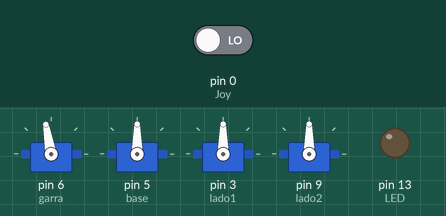
Simulated run of this sketch. Board: Arduino Uno, built with avr-gcc and run on an emulated ATmega328P. Parts: 4 × servo, output pins drawn as LEDs (lit = HIGH). The test bench sets the inputs (shaded band); at power-on: pin 0 (Joy) LOW.

Above: at 1.2 s.
1.3 s: pin 0 (Joy) driven HIGH
At 1.7 s:
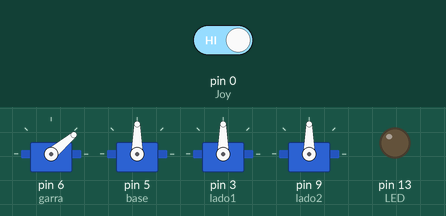
2.8 s: pin 0 (Joy) driven LOW
At 4.0 s:
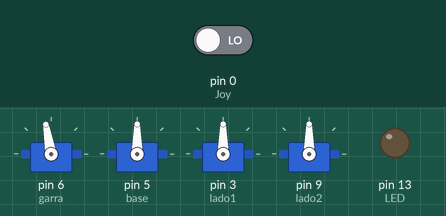
Timing chart, 0 to 5.8 s (numbered marks = the images above; inputs shaded):
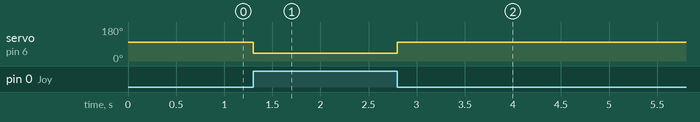

Measured:
- after the input at 1.3 s, servo on pin 6 (garra): 100° → 40° at once
- after the input at 2.8 s, servo on pin 6 (garra): 40° → 100° at once

The sketch:

Joystick.ino
```cpp
#include <Servo.h>

Servo garra;
Servo base;
Servo lado1;
Servo lado2;


int Joy=0; // Declarando a variável do botão do Joystick ligada ao pino 0
int pino_x = A0; //Inicializa o pino analógico ao eixo X do joystick
int pino_y = A1; //Inicializa o pino analógico ao eixo Y do joystick
int val_x = 0; //Armazena o valor lido pelo eixo X do joystick
int val_y = 0; //Armazena o valor lido pelo eixo Y do joystick


int LED=13;


void setup()
{
  // Configurações do Joystick.
  pinMode(Joy, INPUT); //Pino que vai ler quando o joystick for apertado

  // Atenção para os pinos corretos de cada servo motor.
  garra.attach(6);
  base.attach(5);
  lado1.attach(3);
  lado2.attach(9);

  // Declarando que o LED é saída.
  pinMode(LED,OUTPUT);
}

void loop()
{

 int aperto = digitalRead(Joy); // Lendo o pino Digital conectado ao botão do Joystick.

 if (aperto == HIGH) // Se a leitura for HIGH (1) com energia, abre a garra.
 {
   garra.write(40);
 }

 else if(aperto == LOW) // Se a leitura for LOW (0) sem energia, fecha a garra.
 {
   garra.write(100);
 }

}
```
